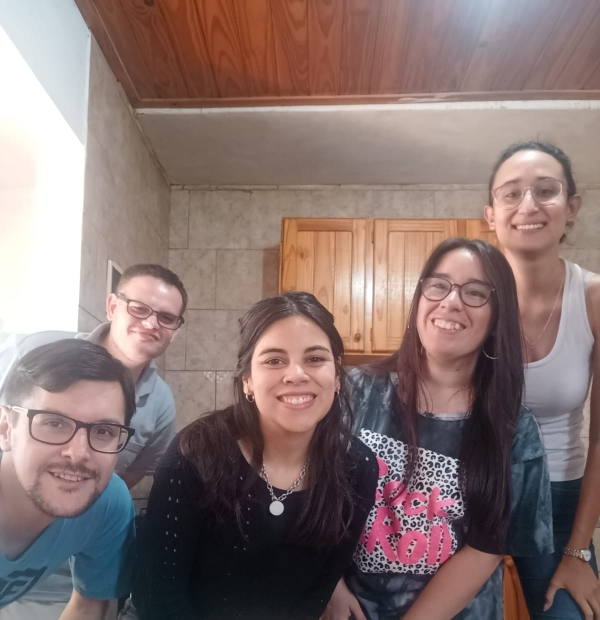
#> input picture haarcascades-anexo/test.jpg, 1200 x 1240 px (shown at 1/2 size)
$ python prueba.py
#> lines starting #> are read from the running program, lines starting #| are printed output that depends on the picture; after the words box and inside, x2 and y2 are one past the last pixel; in counts of white or black regions, pixels touching at a corner belong together
# Importando OpenCV
import cv2
# Importando el archivo XML de HAAR CASCADE
face_cascade = cv2.CascadeClassifier('haarcascade_frontalface_default.xml')
# Cargando la imagen de prueba
img = cv2.imread('test.jpg')
#> img is the input picture: shape (1240, 1200, 3); mean B, G, R 113.2, 115.7, 135.5

# Redimensionando el frame
width = int(img.shape[1] * 0.5)
#> width = 600
height = int(img.shape[0] * 0.5)
#> height = 620
dim = (width, height)
#> dim = (600, 620)
img_resized = cv2.resize(img, dim, interpolation=cv2.INTER_AREA)
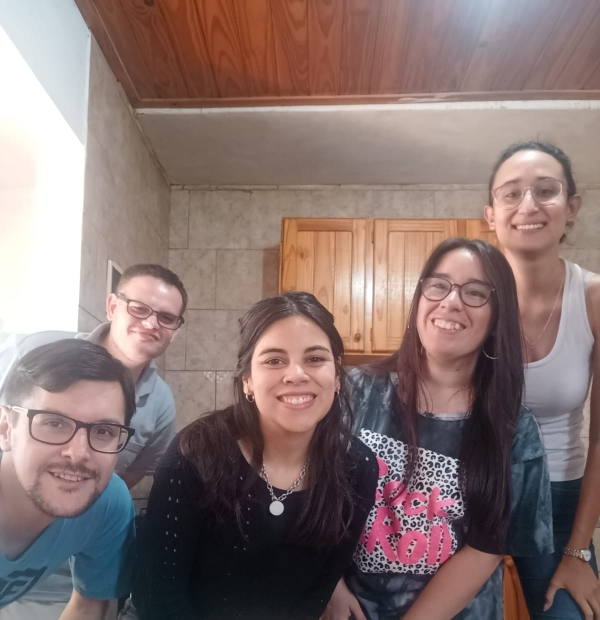
#> img_resized: shape (620, 600, 3); mean B, G, R 113.3, 115.8, 135.6

# Convirtiendo la imagen a escala de grises
gray = cv2.cvtColor(img_resized, cv2.COLOR_BGR2GRAY)
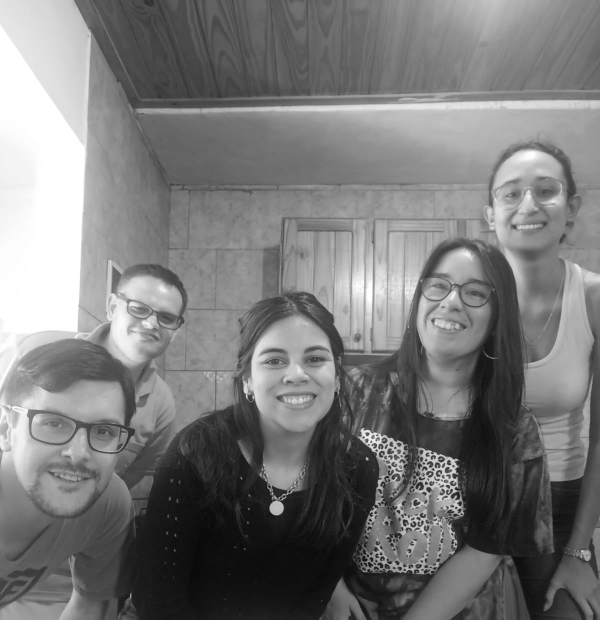
#> gray: shape (620, 600); min 8, max 255, mean 121.5
# Permitiendo la detección a múltiples escalas (múltiples tamaños)
faces = face_cascade.detectMultiScale(gray, 1.1, 6)
#> faces = [[113, 284, 80, 80], [413, 254, 88, 88], [483, 154, 97, 97], [242, 316, 108, 108], [12, 380, 130, 130]]
# Creando un rectángulo alrededor de la cara detectada
for (x, y, w, h) in faces:
    cv2.rectangle(img_resized, (x, y), (x+w, y+h), (0, 0, 250), 2)
#> this loop made 5 passes
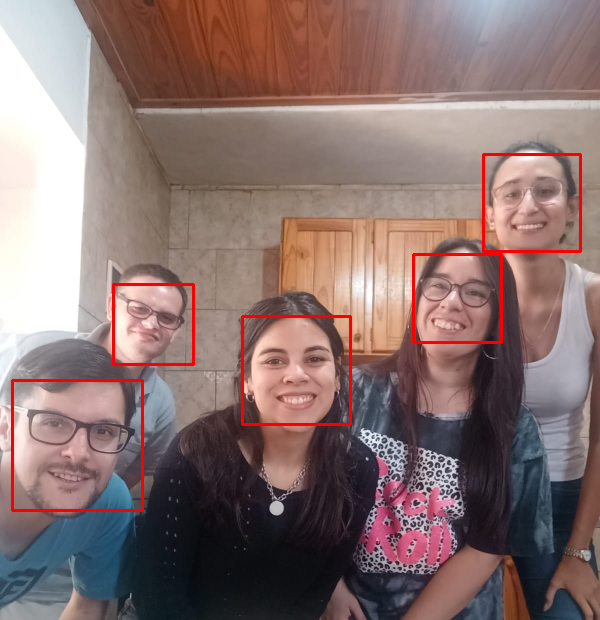
#> img_resized: shape (620, 600, 3); 1.62% of pixels changed, all inside (x1, y1, x2, y2) = (11, 153, 582, 512)
# Mostrando la imagen
cv2.imshow('Rostros detectados', img_resized)
# Esperando la tecla de escape para cerrar la imagen
cv2.waitKey()
